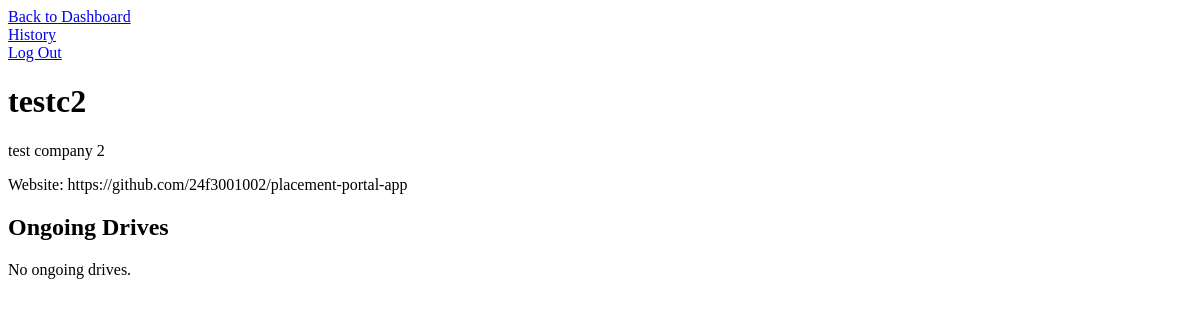
/student/company/1, run on an earlier commit of the app's database.
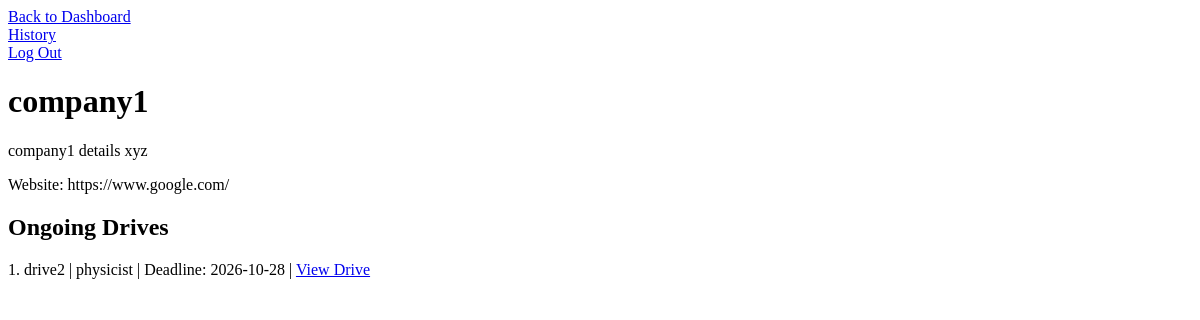
And on a later commit of the database.
### models.py (models this page shows)
class Company(db.Model):
    __tablename__ = 'companies'
    company_id = db.Column(db.Integer, primary_key=True)
    user_id = db.Column(db.Integer, db.ForeignKey('users.user_id'), unique=True)
    email = db.Column(db.String(100), db.ForeignKey('users.email'), unique=True, nullable=False)
    company_name = db.Column(db.String(100), nullable=False)
    hr_fname = db.Column(db.String(20), nullable=False)
    hr_lname = db.Column(db.String(20), nullable=False)
    hr_email = db.Column(db.String(100), nullable=False)
    website = db.Column(db.Text)
    description = db.Column(db.Text)
    logo = db.Column(db.String(200))
    approval_status = db.Column(db.Boolean, default=False)  # shortlist, waiting(applied), reject
    is_blacklisted = db.Column(db.Boolean, default=False)

class PlacementDrive(db.Model):
    __tablename__ = 'placement_drives'
    drive_id = db.Column(db.Integer, primary_key=True)
    company_id = db.Column(db.Integer, db.ForeignKey('companies.company_id'))
    drive_name = db.Column(db.String(100), nullable=False)
    job_title = db.Column(db.String(100), nullable=False)
    job_description = db.Column(db.Text, nullable=False)
    eligibility_criteria = db.Column(db.Text, nullable=False)
    salary = db.Column(db.Float, nullable=False)
    location = db.Column(db.String(150), nullable=False)
    deadline = db.Column(db.DateTime, nullable=False)
    create_time = db.Column(db.DateTime, default=db.func.current_timestamp())
    status = db.Column(db.Boolean, default=False) #pending, complete
    company = db.relationship('Company', backref='drives')

### routes/student.py (the view)
@student.route('/company/<int:company_id>')
def company_view(company_id):
    company = Company.query.get_or_404(company_id)
    drives  = PlacementDrive.query.filter_by(company_id=company_id, status=False).all()
    if company.logo:
        company.logo = company.logo.replace('\\', '/')
    return render_template('student/company_information.html',
        company = company,
        drives  = drives,
    )

### templates/student/company_information.html (shortened to what this page needs)
<!DOCTYPE html>
<html lang="en">
<head>
</head>
<body>
  <a href="{{ url_for('student.dashboard') }}">Back to Dashboard</a>
  <br>
  <a href="{{ url_for('student.history') }}">History</a>
  <br>
  <a href="{{ url_for('auth.logout') }}">Log Out</a>
  <h1>{{ company.company_name }}</h1>
  <p>{{ company.description }}</p>
  <p>Website: {{ company.website }}</p>
  <h2>Ongoing Drives</h2>
  {% for d in drives %}
    <p>
      {{ loop.index }}. {{ d.drive_name }} | {{ d.job_title }} | Deadline: {{ d.deadline.strftime('%Y-%m-%d') }}
      | <a href="{{ url_for('student.drive_view', drive_id=d.drive_id) }}">View Drive</a>
    </p>
  {% else %}
    <p>No ongoing drives.</p>
  {% endfor %}
</body>
</html>

What changed in the data, as far as the page shows it:
changed Company: company_name "testc2" → "company1"; description "test company 2" → "company1 details xyz"; website "https://github.com/24f3001002/placement-portal-app" → "https://www.google.com/"
added PlacementDrive: drive_name "drive2", job_title "physicist", deadline "2026-10-28"
Also different on the page:
text no longer shown: "No ongoing drives."
